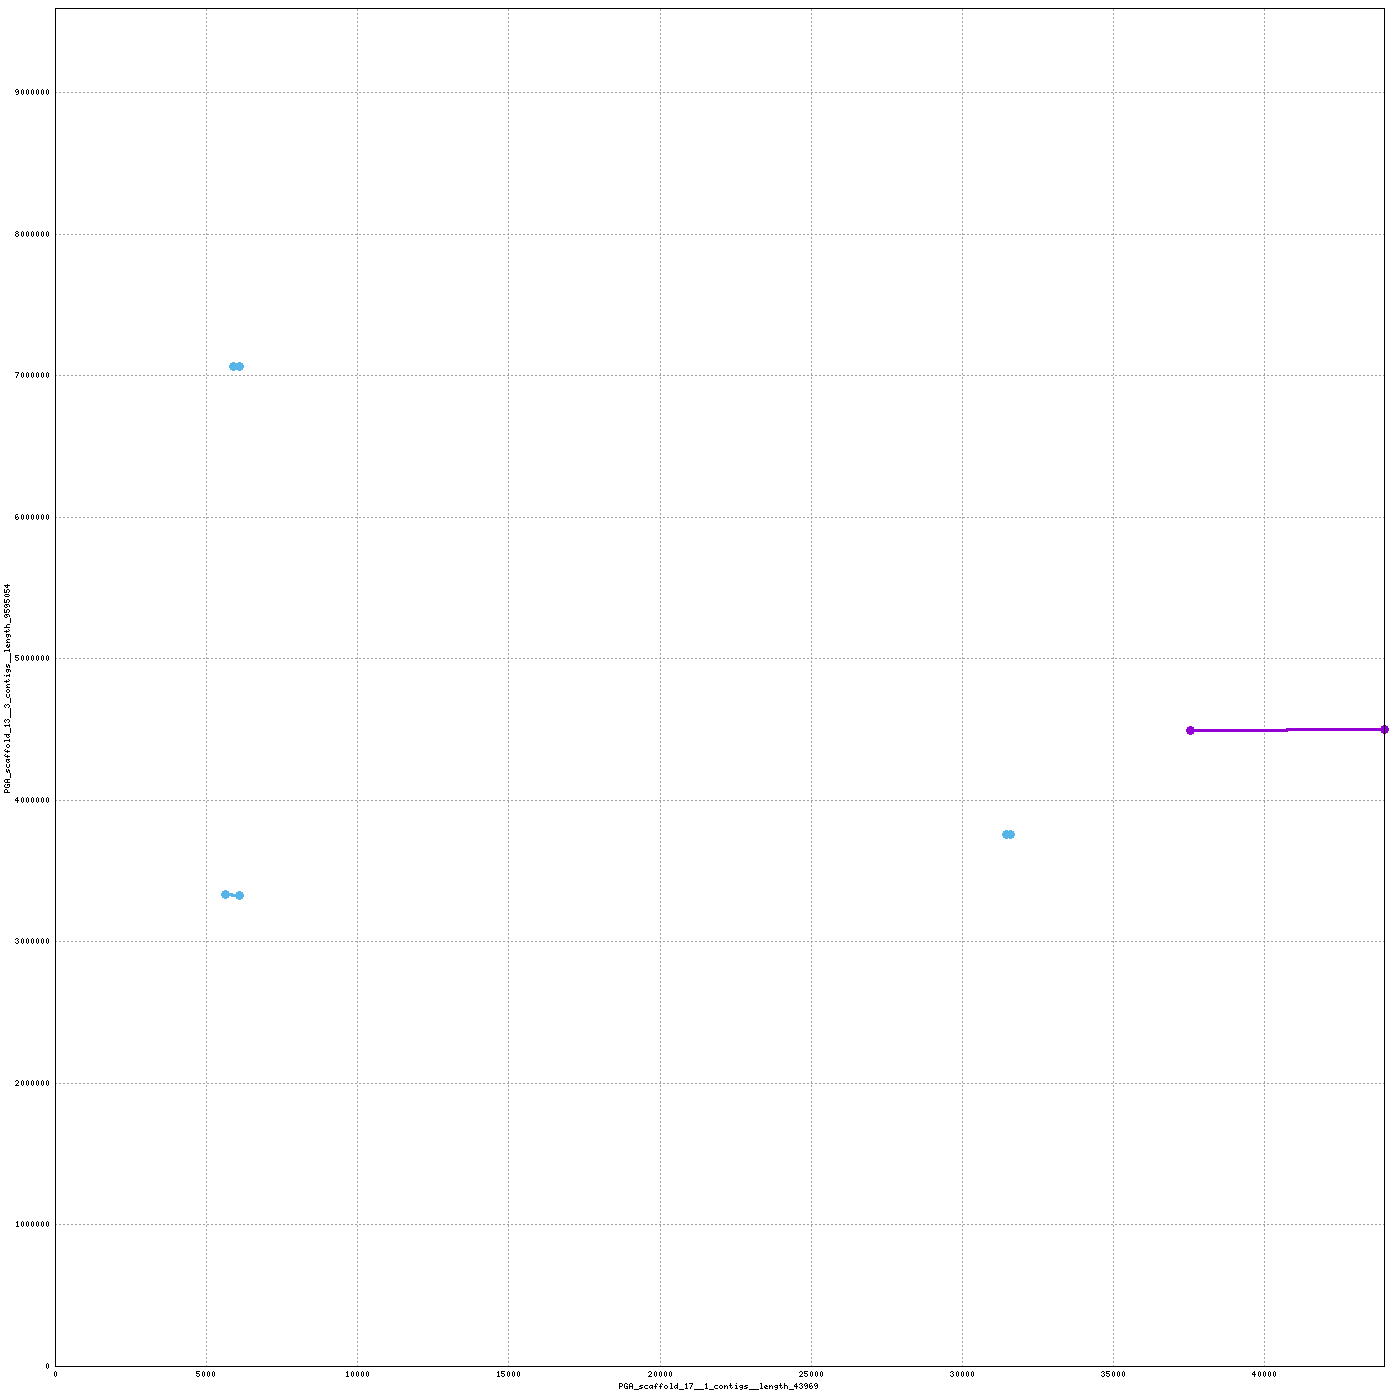

Source code (gnuplot):
set terminal png tiny size 1400,1400
set output "/home/mike/Desktop/scripts/snakes/plot_pairs/hiCversion1.linear/nucmer/nucmer.33.png"
set size 1,1
set grid
unset key
set border 15
set tics scale 0
set xlabel "PGA_scaffold_17__1_contigs__length_43969"
set ylabel "PGA_scaffold_13__3_contigs__length_9595054"
set format "%.0f"
set mouse format "%.0f"
set mouse mouseformat "[%.0f, %.0f]"
if(GPVAL_VERSION < 5) set mouse clipboardformat "[%.0f, %.0f]"
set xrange [1:43969]
set yrange [1:9595054]
set style line 1  lt 1 lw 3 pt 6 ps 1
set style line 2  lt 3 lw 3 pt 6 ps 1
set style line 3  lt 2 lw 3 pt 6 ps 1
plot \
 "/home/mike/Desktop/scripts/snakes/plot_pairs/hiCversion1.linear/nucmer/nucmer.33.fplot" title "FWD" w lp ls 1, \
 "/home/mike/Desktop/scripts/snakes/plot_pairs/hiCversion1.linear/nucmer/nucmer.33.rplot" title "REV" w lp ls 2
